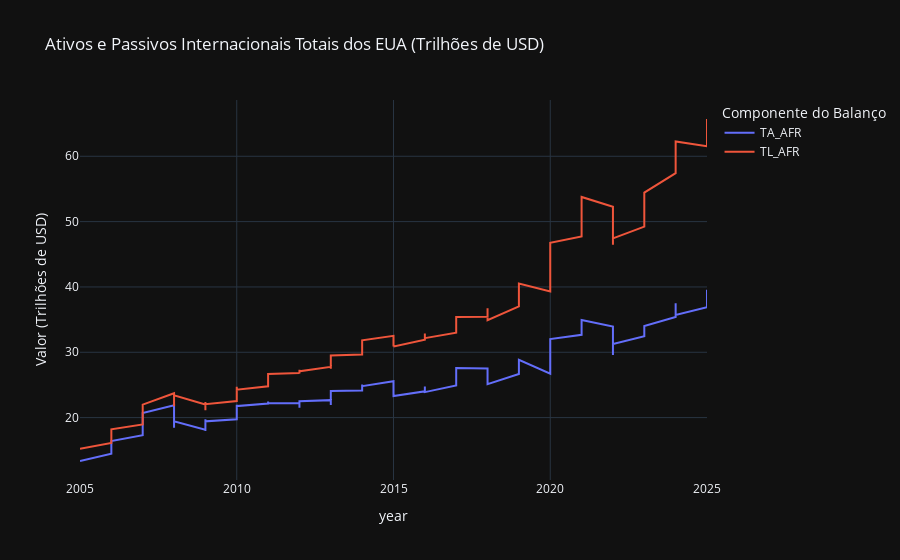

Notebook code for this chart:
### Markdown cell above
##### Análise de Ativos e Passivos

### Code cell
# Filtra dados de Ativos Totais (TA_AFR) e Passivos Totais (TL_AFR) para os EUA
usa_balance_sheet = df[(df['country'] == 'USA') & (df['indicator'].isin(['TA_AFR', 'TL_AFR']))]


fig = px.line(usa_balance_sheet,
              x='year',
              y='value_trillions',
              color='indicator',
              title='Ativos e Passivos Internacionais Totais dos EUA (Trilhões de USD)',
              labels={
                  'date': 'Data',
                  'value_trillions': 'Valor (Trilhões de USD)',
                  'indicator': 'Componente',
                  'Ativos Externos Totais': 'Ativos Externos Totais',
                  'TL_AFR': 'Passivos Externos Totais'
              })

fig.update_layout(legend_title_text='Componente do Balanço')
fig.show()

### Figure 1 — Plotly figure (JSON) as saved in the notebook; plotly's stock layout.template omitted (floating-point values rounded to 4 significant figures)
{"data": [{"hovertemplate": "Componente=TA_AFR<br>year=%{x}<br>Valor (Trilhões de USD)=%{y}<extra></extra>", "legendgroup": "TA_AFR", "line": {"color": "#636efa", "dash": "solid"}, "marker": {"symbol": "circle"}, "mode": "lines", "name": "TA_AFR", "orientation": "v", "showlegend": true, "type": "scatter", "x": [2005, 2006, 2006, 2006, 2006, 2007, 2007, 2007, 2007, 2008, 2008, 2008, 2008, 2009, 2009, 2009, 2009, 2010, 2010, 2010, 2010, 2011, 2011, 2011, 2011, 2012, 2012, 2012, 2012, 2013, 2013, 2013, 2013, 2014, 2014, 2014, 2014, 2015, 2015, 2015, 2015, 2016, 2016, 2016, 2016, 2017, 2017, 2017, 2017, 2018, 2018, 2018, 2018, 2019, 2019, 2019, 2019, 2020, 2020, 2020, 2020, 2021, 2021, 2021, 2021, 2022, 2022, 2022, 2022, 2023, 2023, 2023, 2023, 2024, 2024, 2024, 2024, 2025, 2025], "xaxis": "x", "y": [13.36, 14.47, 14.81, 15.28, 16.41, 17.31, 18.84, 19.68, 20.71, 21.89, 21.01, 18.43, 19.42, 18.15, 17.93, 19.73, 19.43, 19.75, 19.8, 21.97, 21.77, 22.15, 22.45, 22.3, 22.21, 22.22, 21.51, 22.31, 22.51, 22.67, 21.94, 22.98, 24.07, 24.14, 25.06, 24.67, 24.81, 25.56, 24.69, 23.45, 23.3, 24.03, 24.5, 24.77, 23.9, 24.91, 25.9, 26.92, 27.58, 27.5, 26.93, 27.06, 25.11, 26.68, 27.56, 27.79, 28.85, 26.71, 28.55, 29.29, 32.02, 32.68, 34.13, 34.22, 34.94, 33.94, 30.91, 29.6, 31.28, 32.45, 33.2, 32.51, 34.02, 35.4, 35.58, 37.51, 35.72, 36.89, 39.56], "yaxis": "y"}, {"hovertemplate": "Componente=TL_AFR<br>year=%{x}<br>Valor (Trilhões de USD)=%{y}<extra></extra>", "legendgroup": "TL_AFR", "line": {"color": "#EF553B", "dash": "solid"}, "marker": {"symbol": "circle"}, "mode": "lines", "name": "TL_AFR", "orientation": "v", "showlegend": true, "type": "scatter", "x": [2005, 2006, 2006, 2006, 2006, 2007, 2007, 2007, 2007, 2008, 2008, 2008, 2008, 2009, 2009, 2009, 2009, 2010, 2010, 2010, 2010, 2011, 2011, 2011, 2011, 2012, 2012, 2012, 2012, 2013, 2013, 2013, 2013, 2014, 2014, 2014, 2014, 2015, 2015, 2015, 2015, 2016, 2016, 2016, 2016, 2017, 2017, 2017, 2017, 2018, 2018, 2018, 2018, 2019, 2019, 2019, 2019, 2020, 2020, 2020, 2020, 2021, 2021, 2021, 2021, 2022, 2022, 2022, 2022, 2023, 2023, 2023, 2023, 2024, 2024, 2024, 2024, 2025, 2025], "xaxis": "x", "y": [15.21, 16.12, 16.49, 17.28, 18.22, 18.96, 20.26, 20.91, 21.98, 23.74, 22.85, 21.74, 23.42, 22.0, 21.13, 22.4, 22.05, 22.52, 22.98, 24.71, 24.28, 24.79, 25.23, 26.44, 26.66, 26.82, 26.77, 27.31, 27.08, 27.77, 27.47, 27.98, 29.51, 29.64, 30.55, 30.88, 31.83, 32.52, 31.56, 30.88, 30.89, 31.91, 32.84, 32.87, 32.16, 33.0, 33.86, 34.66, 35.41, 35.44, 35.85, 36.73, 34.9, 37.03, 38.3, 39.31, 40.51, 39.32, 42.15, 43.75, 46.74, 47.73, 50.23, 50.67, 53.78, 52.28, 47.56, 46.47, 47.44, 49.22, 51.51, 50.8, 54.44, 57.41, 58.79, 62.02, 62.26, 61.54, 65.71], "yaxis": "y"}], "layout": {"legend": {"title": {"text": "Componente do Balanço"}, "tracegroupgap": 0}, "title": {"text": "Ativos e Passivos Internacionais Totais dos EUA (Trilhões de USD)"}, "xaxis": {"anchor": "y", "domain": [0, 1], "title": {"text": "year"}}, "yaxis": {"anchor": "x", "domain": [0, 1], "title": {"text": "Valor (Trilhões de USD)"}}}}
